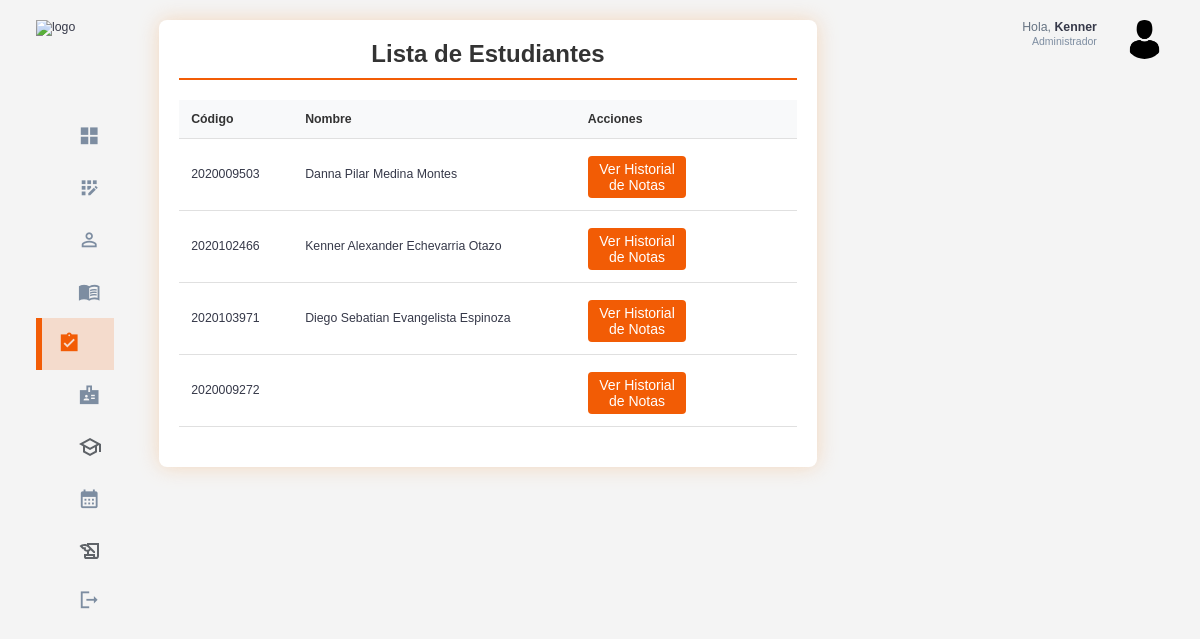
/cursos/historial/ (signed in), run on an earlier commit of the app's database.
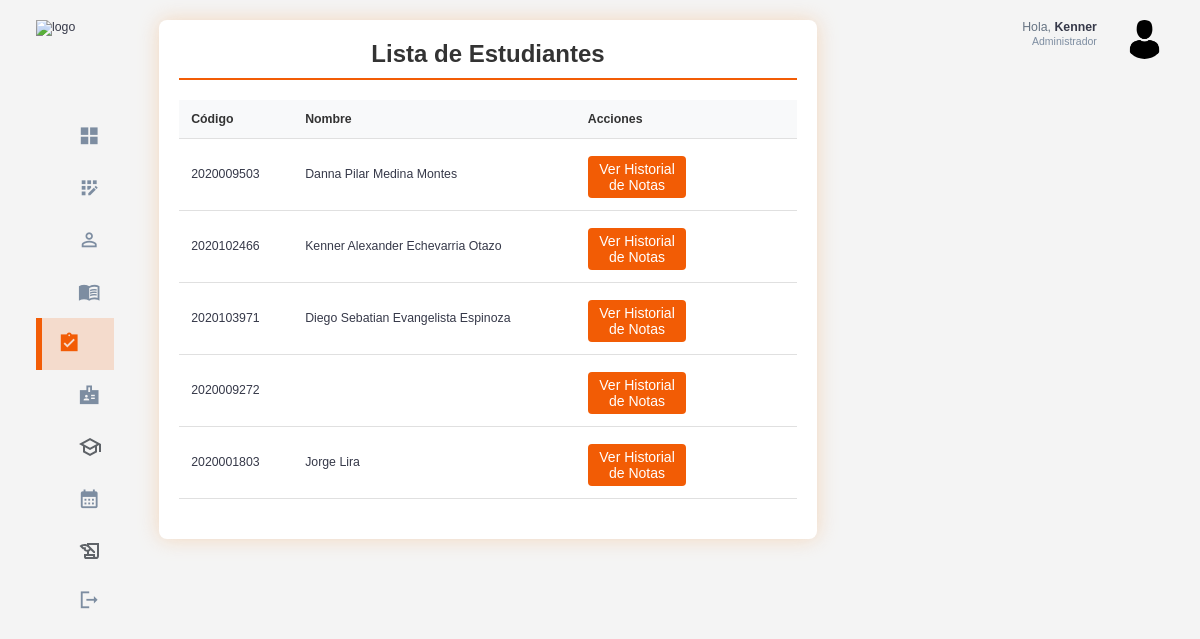
And on a later commit of the database.
### estudiantes/models.py (models this page shows, shortened)
class Estudiante(models.Model):
    usuario = models.OneToOneField(Usuario, on_delete=models.CASCADE)
    codigo = models.CharField(max_length=10,unique=True)
    base = models.CharField(max_length=20)
    carrera = models.CharField(max_length=100)
    activo = models.BooleanField(default=True)

class InformacionPersonal(models.Model):
    estudiante = models.OneToOneField(Estudiante, on_delete=models.CASCADE)
    dni =  models.CharField(max_length=8,unique= True)
    nombre = models.CharField(max_length=100)
    apellido = models.CharField(max_length=100)
    fecha_nacimiento = models.DateField()

### usuarios/decorators.py (the view)
        def _wrapped_view(request, *args, **kwargs):
            if request.user.is_authenticated and (request.user.rol.nombre_rol == role or request.user.rol.is_admin):
                return view_func(request, *args, **kwargs)
            else:
                raise PermissionDenied  # Lanza un error si no tiene el rol correcto

### cursos/views.py (called while the page is built)
@login_required
@role_required('Administrador')
def listar_estudiantes_historial(request):
    estudiantes = Estudiante.objects.all()
    return render(request, 'estudiantes/listar_estudiantes_historial.html', {'estudiantes': estudiantes})

### templates/estudiantes/listar_estudiantes_historial.html (shortened to what this page needs)
{% extends 'base.html' %}
{% load static %}
{% block extra_css %}
    <link rel="stylesheet" href="{% static 'css/student_list.css' %}">
{% endblock %}
{% block content %}
<div class="student-list-container">
    <h2>Lista de Estudiantes</h2>
    <div class="table-responsive">
        <table class="student-table">
            <thead>
                <tr>
                  <th>Código</th>
                  <th>Nombre</th>
                  <th>Acciones</th>
                </tr>
            </thead>
            <tbody>
                {% for estudiante in estudiantes %}
                <tr>
                    <td>{{ estudiante.codigo }}</td>
                    <td>{{ estudiante.informacionpersonal.nombre }} {{ estudiante.informacionpersonal.apellido }}</td>
                    <td>
                        <a href="{% url 'historial_notas_estudiante' estudiante.id %}" class="btn-2 btn-add-2">Ver Historial de Notas</a>
                    </td>
                </tr>
                {% endfor %}
            </tbody>
        </table>
    </div>
</div>
{% endblock %}

What changed in the data, as far as the page shows it:
added Estudiante: codigo "2020001803", informacionpersonal.nombre "Jorge", informacionpersonal.apellido "Lira"
